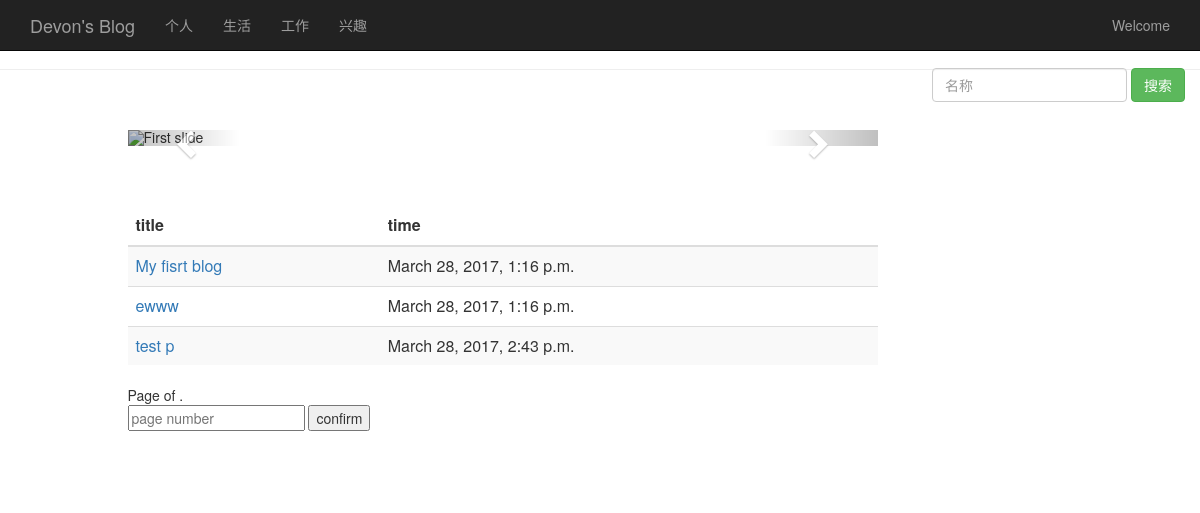
The app's page /blog/search_blog/ with its own data.
### blog/models.py (models this page shows, shortened)
class Blog(models.Model):
    flag_choise=(('T', 'test'), ('L', 'live'), ('W', 'work'), ('P', 'personal'), ('H', 'habit'))
    blog_title = models.CharField(max_length=150) # 标题
    blog_content= models.TextField() # 内容
    create_time = models.DateTimeField(auto_now=True) # 创建时间（自动获取当前时间）
    flag = models.CharField(max_length=10, choices=flag_choise) # 标记

### blog/blogviews.py (the view)
# urls.py: url(r'^blog/search_blog/$',blogviews.search),
def search(request):
	sreach_blog = request.GET.get("name", "")
	sreach_blog_bytes = sreach_blog.encode(encoding="utf-8")
	blog_list = Blog.objects.filter(blog_title__contains=sreach_blog)
	return render(request, "blog_index.html", {"Blogs": blog_list})

### blog/templates/blog_index.html (shortened to what this page needs)
<html lang="zh-CN">
	<head>
		<link href="/static/bootstrap/css/bootstrap.min.css" rel="stylesheet">
	</head>
	<body >
		<nav class="navbar navbar-inverse navbar-fixed-top">
			<div class="container">
				<div class="navbar-header">
					<a class="navbar-brand" href="#">Devon's Blog</a>
				</div>
				<div id="navbar" class="collapse navbar-collapse">
					<ul class="nav navbar-nav">
						<li><a href="personal_manage/">个人</a></li>
						<li><a href="live_manage/">生活</a></li>
						<li><a href="work_manage/">工作</a></li>
						<li><a href="habit_manage/">兴趣</a></li>
					</ul>
					<ul class="nav navbar-nav navbar-right">
						<li><a href="#">Welcome</a></li>
					</ul>
				</div>
			</div>
		</nav>
		<br>
		<div class="page-header">
			<div id="navbar" class="navbar-collapse collapse navbar-right">
				<form class="navbar-form" method="get" action="/blog/search_blog/">
					<div class="form-group">
						<input name="name" type="text" placeholder="名称" class="form-control">
					</div>
					<button type="submit" class="btn btn-success">搜索</button>
				</form>
			</div>
		</div>
		<br><br>
		<div class="container">
			<div class="row">
				<div class="col-md-8 col-md-offset-1">
						<div id="carousel-example-generic" class="carousel slide" data-ride="carousel">
						<ol class="carousel-indicators">
							<li data-target="#carousel-example-generic" data-slide-to="0" class="active"></li>
							<li data-target="#carousel-example-generic" data-slide-to="1" class=""></li>
							<li data-target="#carousel-example-generic" data-slide-to="2" class=""></li>
						</ol>
						<div class="carousel-inner" role="listbox">
							  <div class="item active">
									<img src="https://timgsa.baidu.com/timg?image&quality=80&size=b10000_10000&sec=1490939379&di=3f9bb5622415b1e4a36c4b067d639cff&src=http://upload.yzz.cn/2013/201304/12/101530gxwx2u2u8wuk078u.jpg" class="img-responsive" alt="First slide" >
							  </div>
						</div>
						<a class="left carousel-control" href="#carousel-example-generic" role="button" data-slide="prev">
						  <span class="glyphicon glyphicon-chevron-left" aria-hidden="true"></span>
						</a>
						<a class="right carousel-control" href="#carousel-example-generic" role="button" data-slide="next">
						  <span class="glyphicon glyphicon-chevron-right" aria-hidden="true"></span>
						</a>
						</div>
					<table class="table table-striped">
						<thead>
							<tr>
								<th>title</th><th>time</th>
							</tr>
						</thead>
						<tbody>
							{% for blog in Blogs %}
							<tr>
								<td ><a href="/blog/blog_detail/{{ blog.id }}/">{{ blog.blog_title }}</td><br>
								<td>{{ blog.create_time }}</td>
							</tr>
							{% endfor %}
						</tbody>
					</table>
					<div class="pagination-bottom">
						<span class="step-links">
						<span class="current">
							Page {{ Blogs.number }} of {{ Blogs.paginator.num_pages }}.
						</span>
						</span>
						<form method="get" action="/blog/">
							<input name="page" type="text" placeholder="page number">
							<button id ="btn" type="submit">confirm</button>
							<br>
						</form>
					</div>
				</div>
				<div class="col-md-2 col-md-offset-1">
				</div>
			</div>
			<br><br>
		</div>
	</body>
</html>

### records on screen
Blog: blog_title "My fisrt blog", create_time "March 28, 2017, 1:16 p.m."
Blog: blog_title "ewww", create_time "March 28, 2017, 1:16 p.m."
Blog: blog_title "test p", create_time "March 28, 2017, 2:43 p.m."
